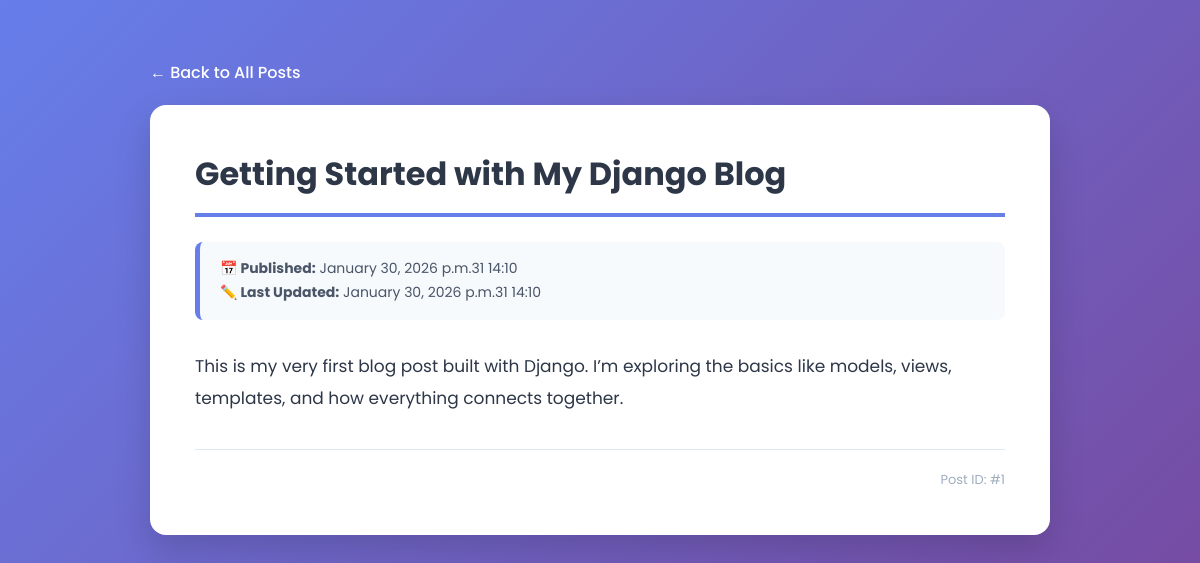
Page /blog/1/ on the committed database.
### blog/models.py (models this page shows)
class Post(models.Model):
        title = models.CharField(max_length=200)
        content = models.TextField()
        created_at = models.DateTimeField(auto_now_add=True)
        updated_at = models.DateTimeField(auto_now=True)

### blog/views.py (the view)
# urls.py: path('<int:pk>/', PostDetailView.as_view(), name='post_detail'), # NEW!
class PostDetailView(View):
    def get(self, request, pk):
        post = get_object_or_404(Post, pk=pk)
        context = {'post': post}
        return render(request, 'post_detail.html', context)

### blog/templates/post_detail.html (shortened to what this page needs)
<!DOCTYPE html>
<html lang="en">
<head>
</head>
<body>
    <a href="{% url 'post_list' %}" class="back-link">← Back to All Posts</a>
    <div class="post-detail">
        <h1 class="post-title">{{ post.title }}</h1>
        <div class="post-meta">
            <strong>📅 Published:</strong>
            {{ post.created_at|date:"F d, Y at H:i" }}<br>
            {% if post.updated_at != post.created_at %}
                <strong>✏️ Last Updated:</strong>
                {{ post.updated_at|date:"F d, Y at H:i" }}
            {% endif %}
        </div>
        <div class="post-content">
            {{ post.content|linebreaks }}
        </div>
        <div class="post-id">
            Post ID: #{{ post.pk }}
        </div>
    </div>
</body>
</html>

### blog/templates/post_detail.html (style rules this page uses)
body { font-family: 'Poppins', sans-serif; max-width: 900px; margin: 40px auto; padding: 20px; background: linear-gradient(135deg, #667eea, #764ba2); }
.back-link { display: inline-block; margin-bottom: 20px; font-size: 16px; font-weight: 500; color: #ffffff; text-decoration: none; transition: opacity 0.2s; }
.post-detail { background: #ffffff; padding: 45px; border-radius: 16px; box-shadow: 0 15px 35px rgba(0,0,0,0.15); }
.post-title { font-size: 32px; font-weight: 700; color: #2d3748; margin-top: 0; margin-bottom: 15px; border-bottom: 4px solid #667eea; padding-bottom: 15px; }
.post-meta { background: #f7fafc; border-left: 5px solid #667eea; padding: 15px 20px; border-radius: 8px; color: #4a5568; font-size: 14px; margin: 25px 0; line-height: 1.7; }
.post-content { color: #2d3748; line-height: 1.9; font-size: 17px; margin-top: 30px; }
.post-content p { margin-bottom: 18px; }
.post-id { margin-top: 35px; padding-top: 20px; border-top: 1px solid #e2e8f0; color: #a0aec0; font-size: 13px; text-align: right; }

### rows in the picture
Post: title "Getting Started with My Django Blog", created_at "January 30, 2026 p.m.31 14:10", updated_at "January 30, 2026 p.m.31 14:10", content "This is my very first blog post built with Django. I’m exploring the basics like models, views, templates, and how everything connects together.", pk "1"
